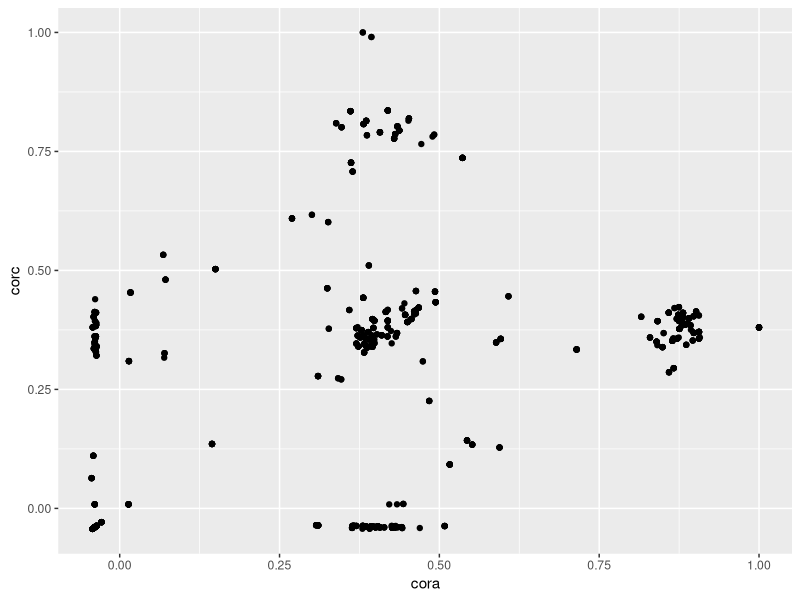

The R script that drew this image:
library(tidyverse)

# read in data and create dataframe (df1)
df <- read_csv("data-summary.csv")
df1 <- select(df,main_colors,opp_colors,on_play,num_turns,won)

# feature engineering (cora,corc)
df2 <- select(df,"deck_Adeline, Resplendent Cathar":"deck_Wrenn and Seven")
mat = data.matrix(df2)
vec1 <- vector()
vec3 <- vector()
for(i in 1:nrow(mat) ){
  x<-cor( mat[1,] , mat[i,])
  vec1 <- c(vec1,x)
  z<-cor( mat[47,] , mat[i,])
  vec3 <- c(vec3,z)
}

# add new features to dataframe
df1 <- df1 %>% mutate(cora = vec1)
df1 <- df1 %>% mutate(corc = vec3)

# make scatter plot comparing new features
ggplot(df1,aes(x=cora,y=corc))+geom_point()
